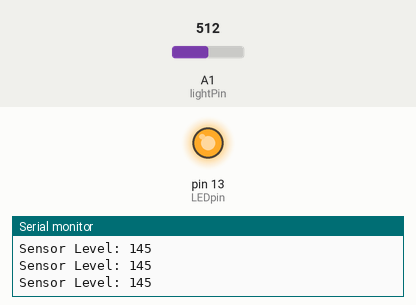
Recording of a sketch running on a simulated Arduino Uno, built with avr-gcc and run on an emulated ATmega328P. Parts: output pins drawn as LEDs (lit = HIGH), the last lines printed to the serial monitor. The test bench sets the inputs (shaded band); at power-on: A1 (lightPin) = 512.

Above: at 1.2 s.
1.3 s: A1 (lightPin) set to 464
4.3 s: A1 (lightPin) set to 439
At 5.5 s:
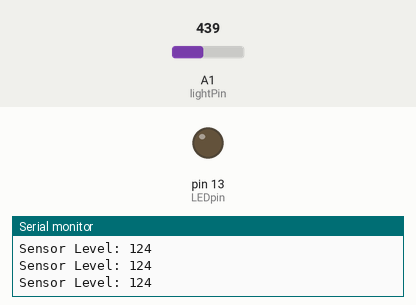
5.8 s: A1 (lightPin) set to 511
At 6.1 s:
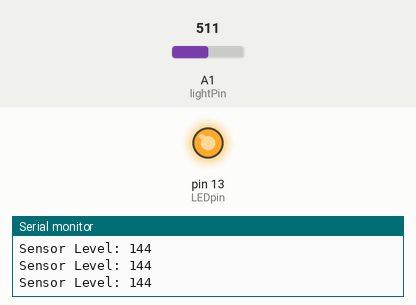
8.8 s: A1 (lightPin) set to 306
At 9.7 s:
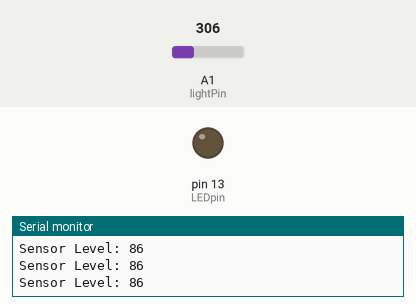
Timing chart, 0 to 11.3 s (numbered marks = the images above; inputs shaded):
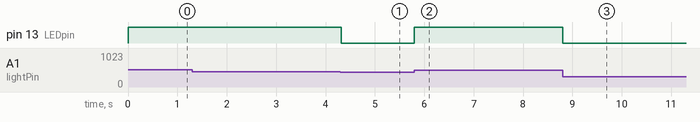

The sketch:

CIRC_09.ino
```cpp
int lightPin = A1;
int LEDpin = 13;

void setup() { Serial.begin(9600);
  pinMode( LEDpin, OUTPUT );

}

void loop() {

  int lightLevel = analogRead( lightPin );

  lightLevel = map(lightLevel, 0, 900, 0, 255);

  lightLevel = constrain(lightLevel, 0, 255);

  analogWrite( LEDpin, lightLevel);

  Serial.print("Sensor Level: "); Serial.println(lightLevel);

}
```

Measured:
- the behaviour switches between 452 and 451 on A1 (lightPin) (found by bisection; images 0 and 1)
- after the input at 4.3 s, pin 13 (LEDpin): HIGH → LOW at once
- after the input at 5.8 s, pin 13 (LEDpin): LOW → HIGH at once
- after the input at 8.8 s, pin 13 (LEDpin): HIGH → LOW at once
